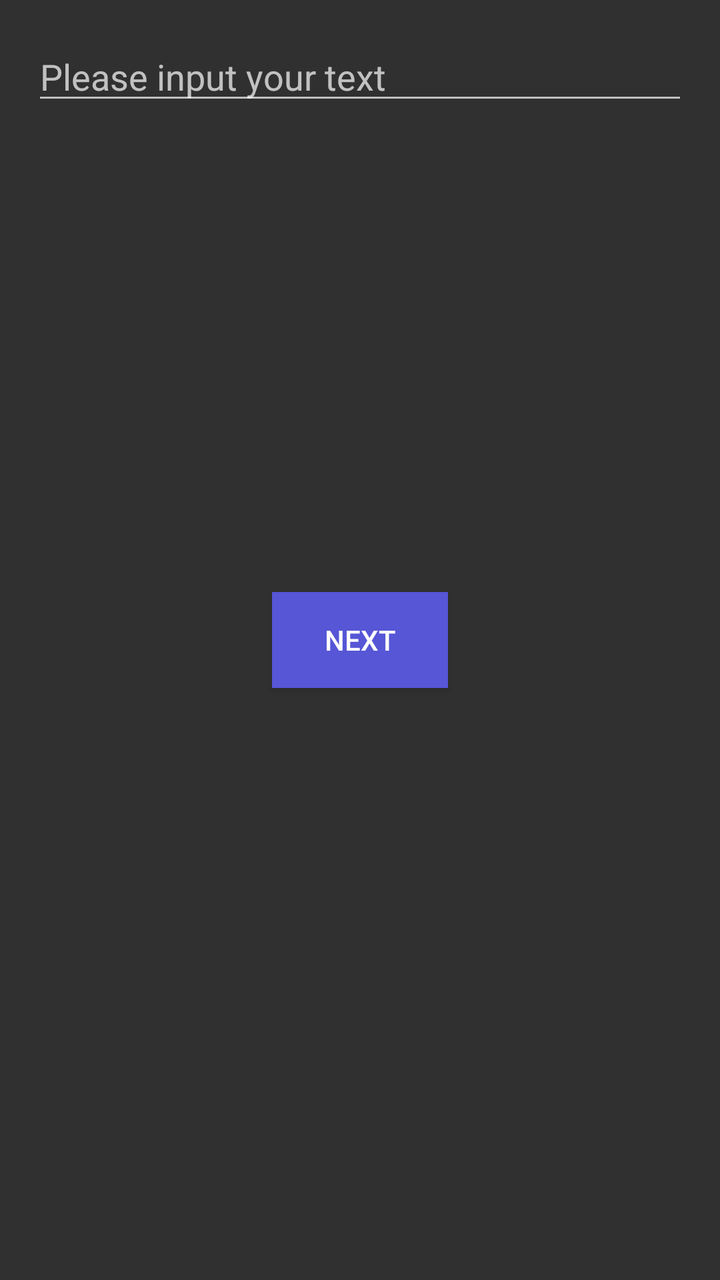
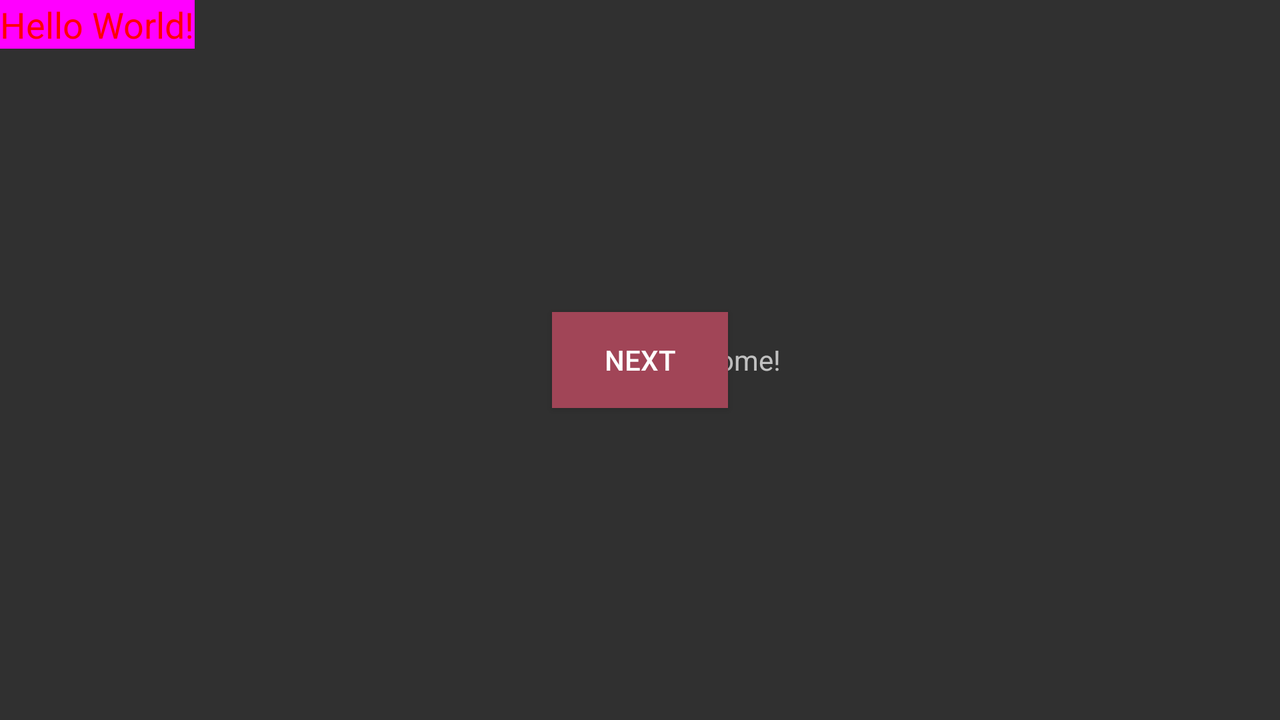

Two renders of one Android screen. The first uses the default layout on a phone; the second uses the alternative layout the repository ships for a different screen configuration, on a matching device. The two XML files are below.
<!-- AndroidManifest.xml: activity theme AppTheme.NoActionBar -->
<!-- res/layout/activity_main.xml -->
<?xml version="1.0" encoding="utf-8"?>
<RelativeLayout xmlns:android="http://schemas.android.com/apk/res/android"
    xmlns:tools="http://schemas.android.com/tools"
    android:layout_width="match_parent"
    android:layout_height="match_parent"
    android:paddingBottom="@dimen/activity_vertical_margin"
    android:paddingLeft="@dimen/activity_horizontal_margin"
    android:paddingRight="@dimen/activity_horizontal_margin"
    android:paddingTop="@dimen/activity_vertical_margin"
    tools:context="vn.gddvietnam.workshop1.MainActivity">

    <EditText
        android:id="@+id/et_input"
        android:layout_width="match_parent"
        android:layout_height="wrap_content"
        android:hint="Please input your text"/>

    <Button
        android:layout_width="wrap_content"
        android:layout_height="wrap_content"
        android:layout_centerInParent="true"
        android:text="Next"
        android:background="@color/button_bgr"
        android:id="@+id/bt_next" />
</RelativeLayout>
<!-- resources referenced by this layout -->
<resources>
  <color name="button_bgr">#5656d6</color>
  <dimen name="activity_horizontal_margin">16dp</dimen>
  <dimen name="activity_vertical_margin">16dp</dimen>
  <style name="AppTheme.NoActionBar" parent="Theme.AppCompat.NoActionBar">
  
      </style>
</resources>
<!-- res/layout-land/activity_main.xml (the repository's variant of the layout above) -->
<!-- drawn on the phone turned sideways -->
<?xml version="1.0" encoding="utf-8"?>
<FrameLayout xmlns:android="http://schemas.android.com/apk/res/android"
    android:orientation="vertical"
    android:layout_width="match_parent"
    android:layout_height="match_parent">
    <TextView
        android:id="@+id/tv_helloworld"
        android:layout_width="wrap_content"
        android:layout_height="wrap_content"
        android:textColor="#ff0000"
        android:textSize="18sp"
        android:background="#ff00ff"

        android:text="Hello World!" />

    <TextView
        android:layout_marginLeft="40dp"
        android:id="@+id/tv_welcome"
        android:layout_width="wrap_content"
        android:layout_height="wrap_content"
        android:layout_gravity="center"

        android:text="Welcome!" />

    <Button
        android:layout_width="wrap_content"
        android:layout_height="wrap_content"
        android:layout_gravity="center"
        android:background="@color/button_bgr"
        android:text="NEXT"/>

</FrameLayout>
<!-- resources referenced by the variant -->
<!-- as the phone turned sideways resolves them -->
<resources>
  <!-- from res/values-land/ -->
  <color name="button_bgr">#a14557</color>
  <style name="AppTheme.NoActionBar" parent="Theme.AppCompat.NoActionBar">
  
      </style>
</resources>
